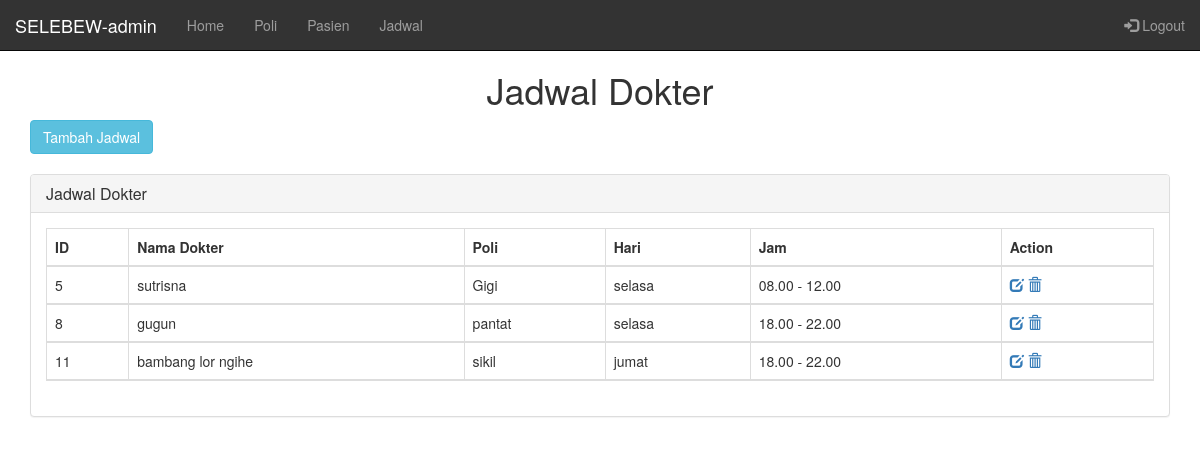
Before: /index.php?controller=admin&action=showAllJadwalDoctor (signed in) with the older database file.
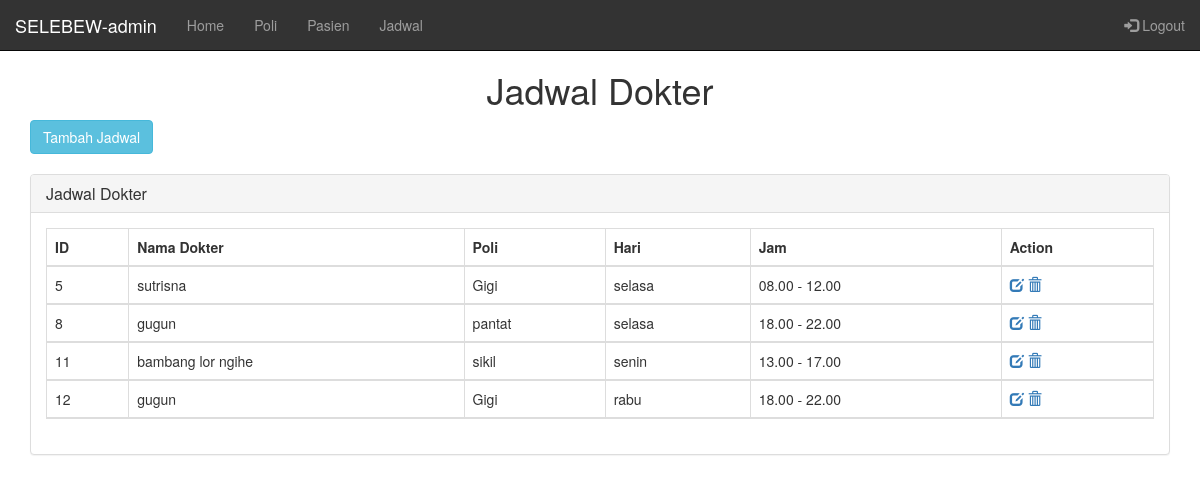
After: the same page with the newer database file.
### tables this page shows
CREATE TABLE `jadwal` (
  `id_jadwal` int(11) NOT NULL,
  `id_user` int(11) NOT NULL,
  `id_poli` int(11) NOT NULL,
  `hari` varchar(100) NOT NULL,
  `id_waktu` int(11) NOT NULL
);

CREATE TABLE `users` (
  `id_user` int(11) NOT NULL,
  `username` varchar(100) NOT NULL,
  `password` varchar(100) NOT NULL,
  `level` int(1) NOT NULL,
  `nama` varchar(250) NOT NULL,
  `alamat` varchar(255) NOT NULL
);

CREATE TABLE `poli` (
  `id_poli` int(11) NOT NULL,
  `nama_poli` varchar(255) NOT NULL
);

CREATE TABLE `waktu` (
  `id_waktu` int(11) NOT NULL,
  `waktu` varchar(255) NOT NULL
);

### index.php (called while the page is built, shortened)
<?php
require_once('views/layout.php');
 ?>

### controllers/c_admin.php (called while the page is built, shortened)
<?php
class AdminController{
  public function showAllJadwalDoctor()
  {
    $posts = Admin::showAllJadwalDoctor();
    require_once("views/pages/adminJadwalDoctor.php");
  }
}
?>

### routes.php (called while the page is built, shortened)
<?php
function call($controller, $action){
  switch ($controller) {
    case 'admin':
    $controller=new AdminController();
    require_once('models/m_admin.php');
    break;
  }
  $controller ->{ $action }();
}
call($controller,$action);
?>

### models/m_admin.php (called while the page is built, shortened)
<?php
class Admin{
public static function showAllJadwalDoctor(){
  $list=[];
  $db = DB::getInstance();
  $req = $db->query("SELECT j.id_jadwal, u.nama, p.nama_poli, j.hari, w.waktu  FROM jadwal j join users u on j.id_user=u.id_user join poli p on j.id_poli=p.id_poli join waktu w on j.id_waktu=w.id_waktu");
  foreach ($req->fetchAll() as $post) {
    $list[] = array(
      'id_jadwal' => $post['id_jadwal'],
      'nama' => $post['nama'],
      'nama_poli' => $post['nama_poli'],
      'hari' => $post['hari'],
      'waktu' => $post['waktu']
  );
  }
  return $list;
}
}
?>

### views/pages/adminJadwalDoctor.php (the view, shortened to what this page needs)
<?php require_once('views/layoutAdmin.php') ?>
<!DOCTYPE html>
<html>
  <head>
  </head>
  <body class="padding-about">
    <h1 align="center">Jadwal Dokter</h1>
    <div class="container">
      <a href="?controller=admin&action=addJadwalDoctor"><button type="button" class="btn btn-info">Tambah Jadwal</button></a>
      <br><br>
      <div class="row">
        <div class="col-lg-12">
          <div class="panel panel-default">
            <div class="panel-heading">
              <h3 class="panel-title"><i class="fa fa-money fa-fw"></i> Jadwal Dokter</h3>
            </div>
            <div class="panel-body">
              <div class="table-responsive">
                <table class="table table-bordered table-hover table-striped">
                  <thead>
                    <tr>
                      <th>ID</th>
                      <th>Nama Dokter</th>
                      <th>Poli</th>
                      <th>Hari</th>
                      <th>Jam</th>
                      <th>Action</th>
                      <?php foreach ($posts as $post) { ?>
                        <tr>
                          <td><?php echo $post['id_jadwal']  ?></td>
                          <td><?php echo $post['nama'] ?></td>
                          <td><?php echo $post['nama_poli'] ?></td>
                          <td><?php echo $post['hari']  ?></td>
                          <td><?php echo $post['waktu']  ?></td>
                          <td>
                            <a href="?controller=admin&action=editJadwalDoctor&id=<?php echo $post['id_jadwal'] ?>"><span class="glyphicon glyphicon-edit"></span></a>
                            <a href="?controller=admin&action=deleteJadwalDoctor&id=<?php echo $post['id_jadwal'] ?>"><span class="glyphicon glyphicon-trash"></span></a>
                          </td>
                        </tr><?php } ?>
                    </tr>
                  </thead>
                </table>
              </div>
            </div>
          </div>
        </div>
      </div>
    </div>
  </body>
</html>

### views/layout.php (shortened to what this page needs)
<!DOCTYPE html>
<html>
  <head>
<link rel="stylesheet" href="resources/bootstrap/css/bootstrap.min.css">
<link rel="stylesheet" href="resources/mycss/my.css">
  </head>
  <body>
    <?php require_once('routes.php'); ?>
  </body>
</html>

### views/layoutAdmin.php (shortened to what this page needs)
<nav class="navbar navbar-inverse navbar-fixed-top nav-background">
  <div class="container-fluid ">
    <div class="navbar-header"><a class="navbar-brand" href=#>SELEBEW-<?php echo $_SESSION['username'] ?></a>
        </div>
        <div class="collapse navbar-collapse " id="navcol-1">
          <ul class="nav navbar-nav">
            <li><a class="" href="index.php?controller=home&action=home">Home</a></li>
            <li><a class="" href="index.php?controller=poli&action=poli">Poli</a></li>
            <li><a class="" href="index.php?controller=admin&action=showAllPatient">Pasien</a></li>
            <li><a class="" href="index.php?controller=admin&action=showAllJadwalDoctor">Jadwal</a></li>
          </ul>
          <ul class="nav navbar-nav navbar-right">
            <li><a href="logout.php"><span class="glyphicon glyphicon-log-in"></span> Logout</a></li>
          </ul>
        </div>
      </div>
    </nav>

### resources/mycss/my.css (style rules this page uses)
.padding-about { padding:50px 0px; }
.nav-background { background-color: rgba(0, 0, 0, 0.8); }

Changed rows visible on the page:
changed jadwal "bambang lor ngihe": hari "jumat" → "senin"; id_waktu.waktu "18.00 - 22.00" → "13.00 - 17.00"
added jadwal: id_jadwal "12", id_user.nama "gugun", id_poli.nama_poli "Gigi", hari "rabu", id_waktu.waktu "18.00 - 22.00"
